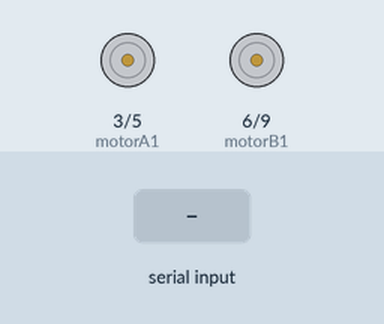
Bench run of a sketch on a simulated Arduino Uno, built with avr-gcc and run on an emulated ATmega328P. Parts: motor-driver pin pairs drawn as motors (green arrow = first pin HIGH = forward, orange = second pin HIGH = backward, longer = more drive). Inputs (shaded band) come from the test bench.

Above: at 1.2 s.
1.3 s: "W" received over the second serial link
At 2.5 s:
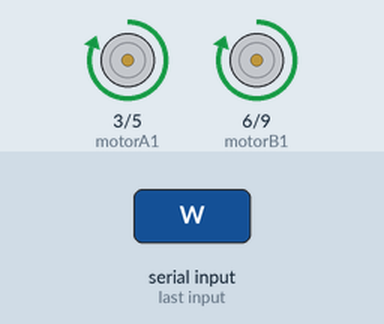
2.8 s: "Q" received over the second serial link
At 3.7 s:
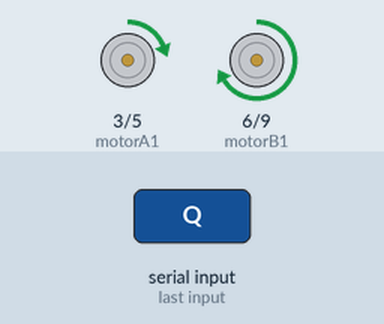
4.3 s: "E" received over the second serial link
At 4.8 s:
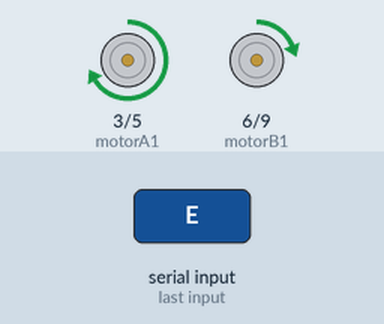
5.8 s: "S" received over the second serial link
At 7.0 s:
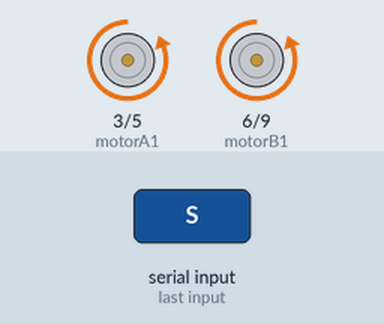
7.3 s: "A" received over the second serial link
At 8.3 s:
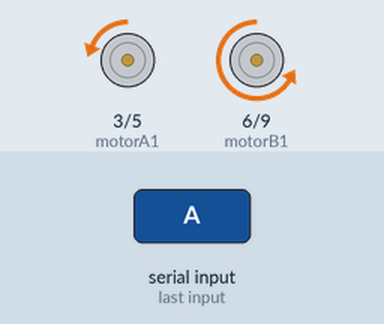
8.8 s: "D" received over the second serial link
At 9.5 s:
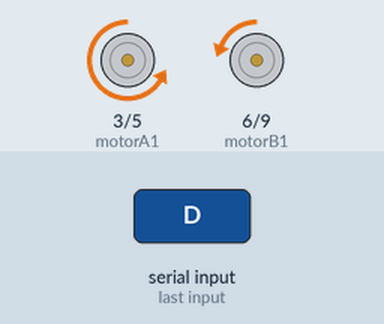
Timing chart, 0 to 11.3 s (numbered marks = the images above; inputs shaded):
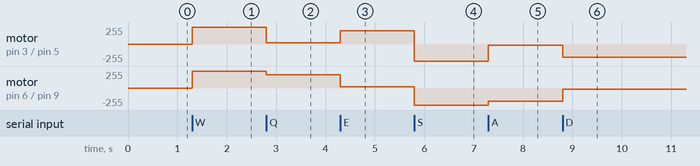

The sketch:

BT_Slave.ino
```cpp
#include <SoftwareSerial.h>
SoftwareSerial BTserial(10, 11);    //Pin 10 -> TX on BT, Pin 11 -> RX on BT

//L293 Connection
  const int motorA1  = 3;  // Pin  2 of L293D
  const int motorA2  = 5;  // Pin  7 of L293D
  const int motorB1  = 6; // Pin 10 of L293D
  const int motorB2  = 9;  // Pin 15 of L293D

int state = 0;

void setup() {
  // initialize digital pin 8 as an output.

  Serial.begin(9600);
  BTserial.begin(38400);

  pinMode(motorA1, OUTPUT);
  pinMode(motorA2, OUTPUT);
  pinMode(motorB1, OUTPUT);
  pinMode(motorB2, OUTPUT);

}

void loop() {

  if (BTserial.available() > 0) { // Checks whether data is comming from the serial port
    state = BTserial.read(); // Reads the data from the serial port
  }

    /***********************Forward****************************/
  //If state is equal with letter 'W', car will go forward!
    if (state == 'W') {
      analogWrite(motorA1, 255); analogWrite(motorA2, 0);
      analogWrite(motorB1, 255); analogWrite(motorB2, 0);
    }
  /**********************Forward Left************************/
  //If state is equal with letter 'Q', car will go forward left
    else if (state == 'Q') {
      analogWrite(motorA1, 20); analogWrite(motorA2, 0);
      analogWrite(motorB1, 200); analogWrite(motorB2, 0);
    }
  /**********************Forward Right************************/
  //If state is equal with letter 'E', car will go forward right
    else if (state == 'E') {
        analogWrite(motorA1, 200); analogWrite(motorA2, 0);
        analogWrite(motorB1, 20);  analogWrite(motorB2, 0);
    }
  /***********************Backward****************************/
  //If state is equal with letter 'S', car will go backward
    else if (state == 'S') {
      analogWrite(motorA1, 0);   analogWrite(motorA2, 255);
      analogWrite(motorB1, 0);   analogWrite(motorB2, 255);
    }
  /**********************Backward Left************************/
  //If state is equal with letter 'A', car will go backward left
    else if (state == 'A') {
      analogWrite(motorA1, 0); analogWrite(motorA2, 20);
      analogWrite(motorB1, 0); analogWrite(motorB2, 200);
    }
  /**********************Backward Right************************/
  //If state is equal with letter 'D', car will go backward right
    else if (state == 'D') {
      analogWrite(motorA1, 0);   analogWrite(motorA2, 200);
      analogWrite(motorB1, 0);   analogWrite(motorB2, 20);
    }

      /************************Stop/Pause*****************************/
  //If state is equal with letter 'P', pause/stop the car
    else if (state == 'P'){
        analogWrite(motorA1, 0);  analogWrite(motorA2, 0);
        analogWrite(motorB1, 0);  analogWrite(motorB2, 0);
    }

}
```

Measured:
- after the input at 1.3 s, motor on pin 3 (motorA1) / pin 5 (motorA2), motor on pin 6 (motorB1) / pin 9 (motorB2): stopped → forward 255/255 at once
- after the input at 2.8 s, motor on pin 3 (motorA1) / pin 5 (motorA2): forward 255/255 → forward 20/255 at once; motor on pin 6 (motorB1) / pin 9 (motorB2): forward 255/255 → forward 200/255 at once
- after the input at 4.3 s, motor on pin 3 (motorA1) / pin 5 (motorA2): forward 20/255 → forward 200/255 at once; motor on pin 6 (motorB1) / pin 9 (motorB2): forward 200/255 → forward 20/255 at once
- after the input at 5.8 s, motor on pin 3 (motorA1) / pin 5 (motorA2): forward 200/255 → backward 255/255 at once; motor on pin 6 (motorB1) / pin 9 (motorB2): forward 20/255 → backward 255/255 at once
- after the input at 7.3 s, motor on pin 3 (motorA1) / pin 5 (motorA2): backward 255/255 → backward 20/255 at once; motor on pin 6 (motorB1) / pin 9 (motorB2): backward 255/255 → backward 200/255 at once
- after the input at 8.8 s, motor on pin 3 (motorA1) / pin 5 (motorA2): backward 20/255 → backward 200/255 at once; motor on pin 6 (motorB1) / pin 9 (motorB2): backward 200/255 → backward 20/255 at once
